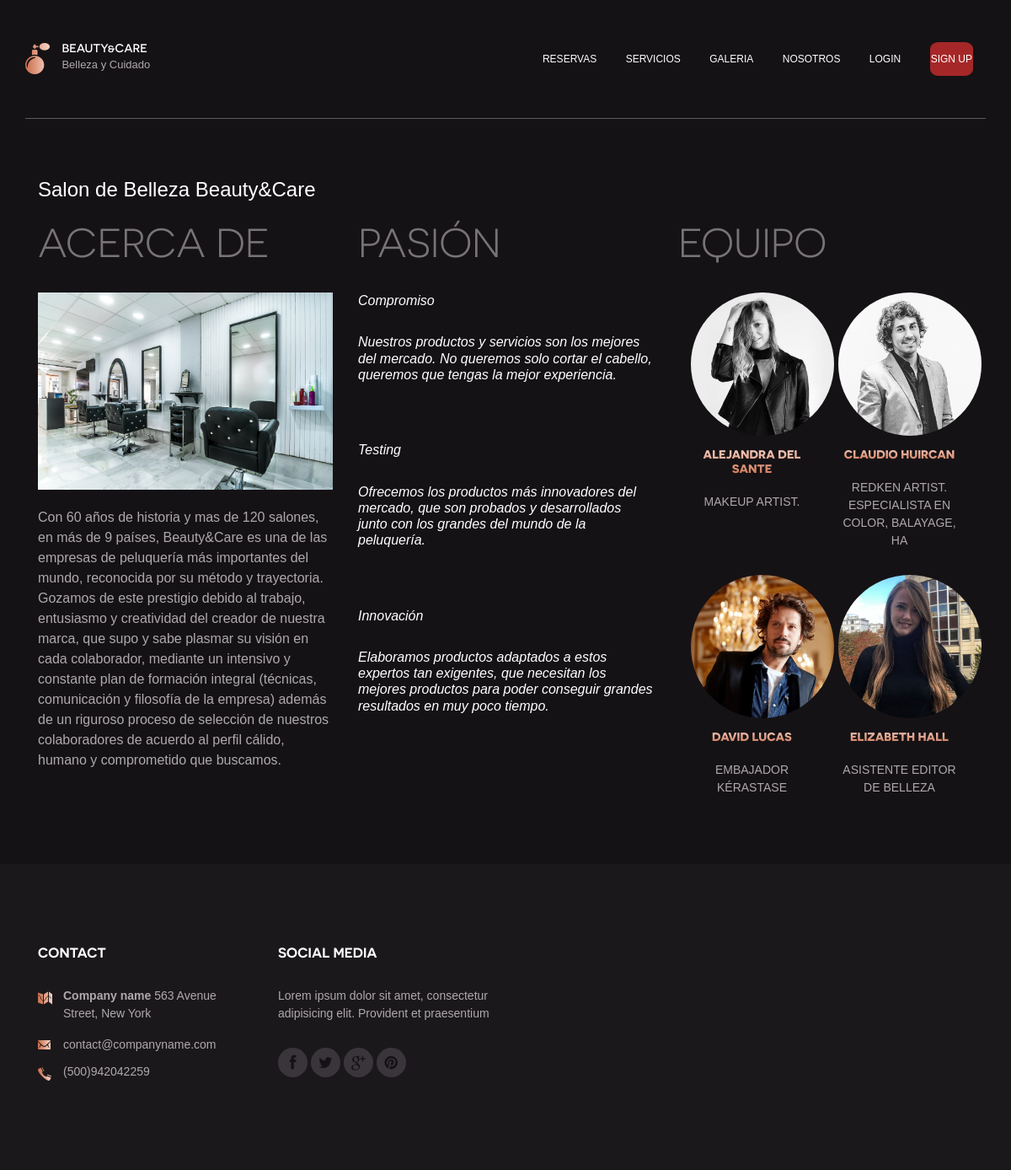
The app's page /nosotros/, older data.
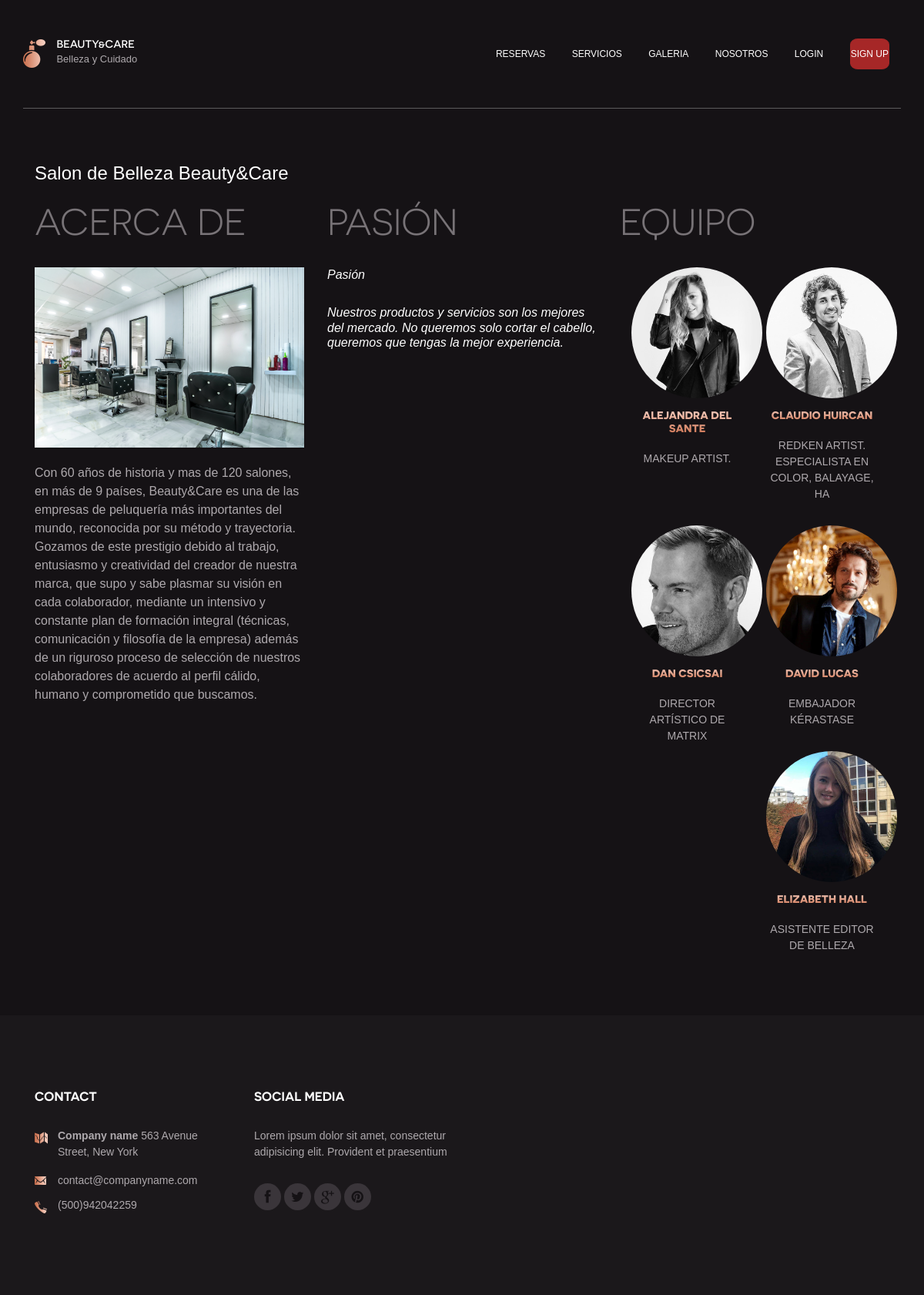
The same page, newer data.
### nosotros/models.py (models this page shows, shortened)
class Pasion(models.Model):
    titulo = models.CharField(max_length=50)
    contenido = models.TextField()
    class Meta:
        verbose_name = 'pasion'
        verbose_name_plural = 'pasion'

class Profesional(models.Model):
    nombre = models.CharField(max_length=50)
    titulo = models.CharField(max_length=50)
    descripcion = models.TextField()
    imagen = models.ImageField(upload_to='profesional/')
    class Meta:
        verbose_name = 'profesional'
        verbose_name_plural = 'profesional'

### nosotros/views.py (the view)
# urls.py: path('', views.nosotros_lista , name='nosotros_lista'),
def nosotros_lista(request):
    nosotros = Nosotros.objects.last()
    pasion = Pasion.objects.all()
    profesional = Profesional.objects.all()
    context = {
        'nosotros' : nosotros ,
        'pasion' : pasion ,
        'profesional' : profesional
    }
    return render(request , 'Nosotros/nosotros.html' , context)

### nosotros/templates/Nosotros/nosotros.html (shortened to what this page needs)
{% extends 'base.html' %}
{% load static %}
{% block body %}
    <main class="main-content">
        <div class="page">
            <div class="container">
                <h2 class="slider-title">Salon de Belleza Beauty&Care</h2>
                <div class="row">
                    <div class="col-md-4">
                        <h3 class="section-title">{{nosotros.titulo}}</h3>
                        <figure><img src="{% static 'site_static/images/salon.jpg' %}" alt=""></figure>
                        <p>{{nosotros.contenido}}</p>
                    </div>
                    <div class="col-md-4">
                        <h3 class="section-title">Pasión</h3>
                        {% for info in pasion %}
                            <h4 style="font-style: italic;">{{info.titulo}}</p>
                            <p style="font-weight: lighter;">{{info.contenido}}</p>
                            <br>
                        {% endfor %}
                    </div>
                    <div class="col-md-4">
                        <h3 class="section-title">Equipo</h3>
                        {% for foto in profesional %}
                            <div class="col-md-6">
                                <div class="team small">
                                    <figure class="team-image"><img src="{{foto.imagen.url}}"></figure>
                                    <h3 class="team-name">{{foto.nombre}}</h3>
                                    <p>{{foto.titulo}}</p>
                                </div>
                            </div>
                        {% endfor %}
                    </div>
                </div>
            </div>
        </div>
    </main>
{% endblock body %}

Row changes from the older to the newer data that the page shows:
removed Pasion: titulo "Testing", contenido "Ofrecemos los productos más innovadores del mercado, que son probados y desarrollados junto con los grandes del mundo de la peluquería."
removed Pasion: titulo "Innovación", contenido "Elaboramos productos adaptados a estos expertos tan exigentes, que necesitan los mejores productos para poder conseguir grandes resultados en muy poco tiempo."
changed Pasion: titulo "Compromiso" → "Pasión"
added Profesional: imagen (picture), nombre "DAN CSICSAI", titulo "DIRECTOR ARTÍSTICO DE MATRIX"
